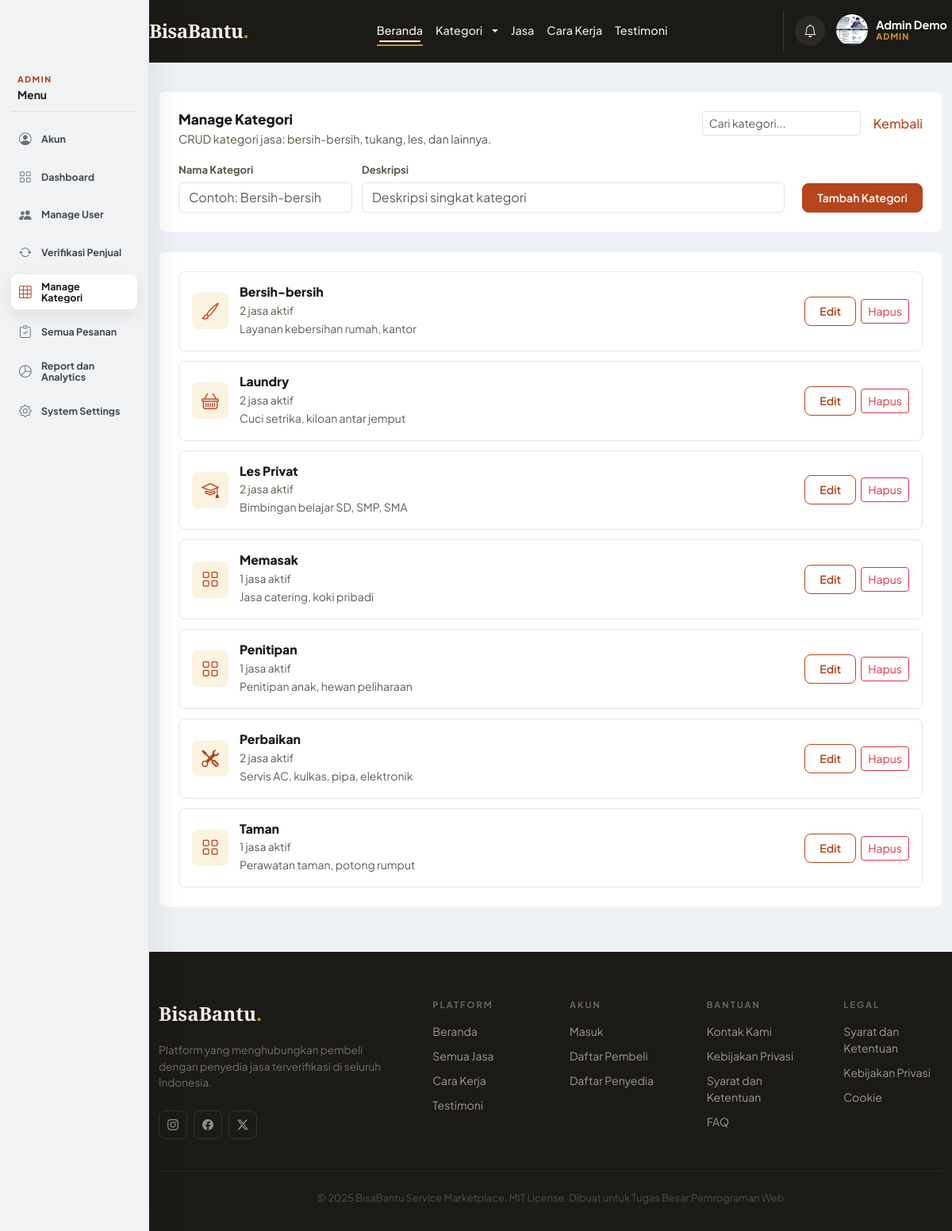
The page /index.php?page=admin_categories (signed in) on the database its author committed.
### tables this page shows
CREATE TABLE `categories` (
  `id` int NOT NULL AUTO_INCREMENT,
  `name` varchar(50) NOT NULL,
  `description` text,
  `created_at` timestamp NOT NULL DEFAULT CURRENT_TIMESTAMP,
  PRIMARY KEY (`id`)
);

### src/helpers/functions.php (called while the page is built, shortened)
<?php
function base_url($path = '') {
    $scheme = (!empty($_SERVER['HTTPS']) && $_SERVER['HTTPS'] !== 'off') ? 'https' : 'http';
    $host = $_SERVER['HTTP_HOST'] ?? 'localhost';
    $scriptDir = rtrim(dirname($_SERVER['SCRIPT_NAME']), '/\\');
    $base = $scheme . '://' . $host . $scriptDir;
    return rtrim($base, '/\\') . '/' . ltrim($path, '/\\');
}
function e($value) {
    return htmlspecialchars($value, ENT_QUOTES, 'UTF-8');
}
function category_icon($name) {
    $icons = [
        'bersih' => 'bi-brush',
        'perbaikan' => 'bi-tools',
        'les' => 'bi-mortarboard',
        'laundry' => 'bi-basket',
        'kecantikan' => 'bi-stars',
        'transport' => 'bi-truck',
    ];
    $lower = strtolower($name);
    foreach ($icons as $key => $icon) {
        if (str_contains($lower, $key)) {
            return $icon;
        }
    }
    return 'bi-grid';
}

### src/models/CategoryModel.php (called while the page is built, shortened)
<?php
class CategoryModel {
    private $pdo;
    public function __construct($pdo) {
        $this->pdo = $pdo;
    }
    public function getAllWithServiceCount() {
        $stmt = $this->pdo->query('
            SELECT c.*, COUNT(u.id) as service_count
            FROM categories c
            LEFT JOIN services s ON s.category_id = c.id AND s.is_active = 1
            LEFT JOIN users u ON s.provider_id = u.id AND u.is_verified = 1
            GROUP BY c.id
            ORDER BY c.name ASC
        ');
        return $stmt->fetchAll();
    }
}

### src/views/admin/categories.php (the view, shortened to what this page needs)
<?php
require_once __DIR__ . '/../../models/CategoryModel.php';
$categoryModel = new CategoryModel($pdo);
$categories = $categoryModel->getAllWithServiceCount();
$editId = (int) ($_GET['edit'] ?? 0);
$editCategory = $editId ? $categoryModel->getById($editId) : null;
?>
<main class="admin-dashboard">
    <div class="container">
        <section class="admin-panel mb-4">
            <div class="admin-panel-head">
                <div>
                    <h2>Manage Kategori</h2>
                    <p>CRUD kategori jasa: bersih-bersih, tukang, les, dan lainnya.</p>
                </div>
                <div class="d-flex gap-3 align-items-center">
                    <input type="text" id="tableSearch" class="form-control form-control-sm" placeholder="Cari kategori..." style="width: 200px;">
                    <a href="<?= base_url('index.php?page=dashboard') ?>" class="link-accent">Kembali</a>
                </div>
            </div>
            <form method="post" action="<?= base_url('index.php?page=admin&action=' . ($editCategory ? 'category_update' : 'category_create')) ?>" class="admin-form-row">
                <div class="admin-form-field">
                    <label>Nama Kategori</label>
                    <input type="text" name="name" class="form-control" required placeholder="Contoh: Bersih-bersih" value="<?= e($editCategory['name'] ?? '') ?>">
                </div>
                <div class="admin-form-field admin-form-field-grow">
                    <label>Deskripsi</label>
                    <input type="text" name="description" class="form-control" placeholder="Deskripsi singkat kategori" value="<?= e($editCategory['description'] ?? '') ?>">
                </div>
                <div class="admin-form-field admin-form-field-action">
                    <label>&nbsp;</label>
                    <button type="submit" class="btn btn-primary-custom">
                        <?= $editCategory ? 'Simpan Perubahan' : 'Tambah Kategori' ?>
                    </button>
                </div>
            </form>
        </section>
        <section class="admin-panel">
            <div class="admin-menu-grid">
                <?php if (empty($categories)): ?>
                    <p class="text-muted mb-0">Belum ada kategori.</p>
                <?php else: ?>
                    <?php foreach ($categories as $cat): ?>
                        <div class="admin-menu-card admin-category-card">
                            <span><i class="bi <?= e(category_icon($cat['name'])) ?>"></i></span>
                            <div>
                                <h3><?= e($cat['name']) ?></h3>
                                <p><?= (int) $cat['service_count'] ?> jasa aktif</p>
                                <?php if ($cat['description']): ?>
                                    <small class="text-muted"><?= e($cat['description']) ?></small>
                                <?php endif; ?>
                            </div>
                            <div class="admin-category-actions">
                                <a href="<?= base_url('index.php?page=admin_categories&edit=' . (int) $cat['id']) ?>" class="btn btn-sm btn-outline-custom">Edit</a>
                                <form method="post" action="<?= base_url('index.php?page=admin&action=category_delete') ?>" onsubmit="return confirm('Hapus kategori ini?');">
                                    <button type="submit" class="btn btn-sm btn-outline-danger">Hapus</button>
                                </form>
                            </div>
                        </div>
                    <?php endforeach; ?>
                <?php endif; ?>
            </div>
        </section>
    </div>
</main>

### src/assets/css/main.css (style rules this page uses)
:root { --cream: #F5F0E8; --warm-100: #EDE5D0; --warm-200: #D4C4A0; --ink: #1C1A16; --ink-60: #5A5548; --ink-30: #9D9488; --accent: #B5451B; --accent-lt: #F0E4DE; --gold: #C8922A; --gold-lt: #FBF3E0; --orange-primary: var(--accent); --orange-dark: #9a3615; --orange-light: var(--accent-lt); --orange-soft: var(--gold-lt); --text-dark: var(--ink); --text-muted: var(--ink-60); }
body { min-height: 100vh; display: flex; flex-direction: column; font-family: 'Plus Jakarta Sans', system-ui, sans-serif; color: var(--ink); background-color: var(--cream); }
html { min-height: 100%; }
body.has-role-sidebar { padding-left: 188px; background: #f4f5f7; }
.btn-outline-custom { border: 1px solid var(--gold); color: var(--gold); border-radius: 8px; padding: 7px 18px; font-size: 0.875rem; font-weight: 600; background: transparent; transition: all 0.2s; }
.btn-primary-custom { background: var(--gold); color: var(--ink); border: none; border-radius: 8px; padding: 7px 18px; font-size: 0.875rem; font-weight: 600; transition: all 0.2s; }
.link-accent { color: var(--accent); font-weight: 500; text-decoration: none; }
.btn-outline-custom, .btn-primary-custom, .btn-login, .btn-register, .search-box button, .filter-pill, .link-accent, .auth-btn-submit, .auth-btn-outline, .auth-btn-google, .auth-modal-close, .auth-tab, .auth-role-card, .social-btn { transition: transform 0.22s ease, box-shadow 0.22s ease, background-color 0.22s ease, border-color 0.22s ease, color 0.22s ease; }
.link-accent { display: inline-flex; align-items: center; gap: 4px; }
html, body { max-width: 100%; overflow-x: clip; }
button, input, select, textarea { font: inherit; }

### src/assets/css/auth-modal.css (style rules this page uses)
:root { --auth-accent: #B5451B; --auth-accent-dark: #9a3615; --auth-accent-soft: #F0E4DE; --auth-accent-border: #D4C4A0; --auth-gold: #C8922A; --auth-gold-soft: #FBF3E0; --font-sans: 'Plus Jakarta Sans', system-ui, sans-serif; --color-text-primary: #1C1A16; --color-text-secondary: #6b7280; --color-text-tertiary: #9ca3af; --color-background-primary: #fff; --color-background-secondary: #f9fafb; --color-background-tertiary: #f3f4f6; --color-border-secondary: #e5e7eb; --color-border-tertiary: #f3f4f6; --border-radius-md: 8px; --border-radius-xl: 16px; }

### src/assets/css/animations.css (style rules this page uses)
:root { --bb-motion-fast: 180ms; --bb-motion-base: 320ms; --bb-motion-slow: 480ms; --bb-motion-ease: cubic-bezier(.22, 1, .36, 1); --bb-motion-shadow: 0 18px 45px rgba(15, 23, 42, .14); --bb-focus-glow: 0 0 0 .22rem rgba(37, 99, 235, .16); }
html { scroll-behavior: smooth; }
body { opacity: 1; }
body.page-enter { transition: opacity var(--bb-motion-base) var(--bb-motion-ease); will-change: opacity; }
body.page-enter.loaded { opacity: 1; }
.animate-on-scroll { opacity: 0; transition: opacity var(--bb-motion-slow) var(--bb-motion-ease), transform var(--bb-motion-slow) var(--bb-motion-ease); transition-delay: var(--bb-stagger-delay, 0ms); will-change: opacity, transform; }
.animate-on-scroll.zoom-in { transform: scale(.96); }
.animate-on-scroll.in-view { opacity: 1; transform: translate3d(0, 0, 0) scale(1); }
.btn, button, [type="button"], [type="submit"], .cart-nav-btn, .header-icon-btn, .social-btn, .role-sidebar-nav a, .profile-dropdown-item { position: relative; overflow: hidden; transition: transform var(--bb-motion-fast) var(--bb-motion-ease), box-shadow var(--bb-motion-fast) var(--bb-motion-ease), border-color var(--bb-motion-fast) ease, background-color var(--bb-motion-fast) ease, color var(--bb-motion-fast) ease; }
.form-control, .form-select, textarea, input { transition: border-color var(--bb-motion-fast) ease, box-shadow var(--bb-motion-fast) ease, background-color var(--bb-motion-fast) ease, transform var(--bb-motion-fast) ease; }
.form-label, label { transition: color var(--bb-motion-fast) ease, transform var(--bb-motion-fast) ease; }

### rows shown on the page
categories: name "Bersih-bersih", service_count "2", description "Layanan kebersihan rumah, kantor"
categories: name "Laundry", service_count "2", description "Cuci setrika, kiloan antar jemput"
categories: name "Les Privat", service_count "2", description "Bimbingan belajar SD, SMP, SMA"
categories: name "Memasak", service_count "1", description "Jasa catering, koki pribadi"
categories: name "Penitipan", service_count "1", description "Penitipan anak, hewan peliharaan"
categories: name "Perbaikan", service_count "2", description "Servis AC, kulkas, pipa, elektronik"
categories: name "Taman", service_count "1", description "Perawatan taman, potong rumput"

### other values the page prints
$userName "Admin Demo"
$roleLabel "ADMIN"
$roleShortLabel "ADMIN"
$item['label'] "Akun"
$item['label'] "Dashboard"
$item['label'] "Manage User"
$item['label'] "Verifikasi Penjual"
$item['label'] "Manage Kategori"
$item['label'] "Semua Pesanan"
$item['label'] "Report dan Analytics"
$item['label'] "System Settings"
